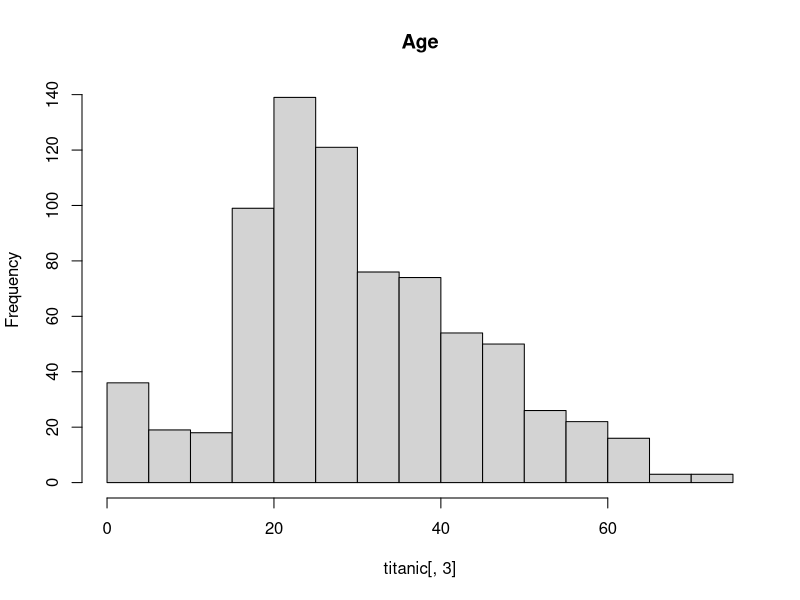

Source code (R): (Note: this script raises an error after producing the figure.)
titanic=read.table(file="titanic.txt",header=TRUE)
attach(titanic)
titanic

# a (Fatto)
titanic$Age = as.numeric(titanic$Age)
titanic$PClass = as.numeric(titanic$PClass)
hist(titanic[,3],main="Age")
hist(titanic[,2], main="PClass")

# number of individuals for combination of PClass and Gender
xtabs(~titanic$PClass+titanic$Sex, data=titanic)

# number of individuals for combination of Survived and Gender
xtabs(~titanic$Survived+titanic$Sex, data=titanic)

# number of individuals for combination of Survived and PClass 
xtabs(~titanic$Survived+titanic$PClass, data=titanic)

# percentage of saved for combination of PClass and Sex
tot = xtabs(titanic$Survived~titanic$PClass+titanic$Sex, data=titanic)
round(tot/xtabs(~titanic$PClass+titanic$Sex), 2)

summary(titanic)


#b (Fatto)
# titanic
# titanic$Survived
# titanic$Survived = factor(titanic$Survived)
# titanic$PClass = factor(titanic$PClass)
# titanic$Age = factor(titanic$Age)
titanic$Sex = as.numeric(titanic$Sex)
titanic$PClass = as.numeric(titanic$PClass)
titanic$Age = as.numeric(titanic$Age)
call <- glm(Survived~PClass+Age+Sex,family=binomial, data=titanic)
#call1 <- glm(Survived~PClass+Sex,family=binomial, data=titanic)
#anova(call1, call)
summary(call)
#anova(call)
# the estimated odds are calculated as reported by summary(call)


# c Mi manca "scegliere" modello e testarlo  su factors di PClass e Sex con Age == 53
call1_alternativa <- glm(Survived~Age*(PClass+Sex),family=binomial, data=titanic)
call1 <- glm(Survived~Age*PClass*Sex,family=binomial, data=titanic)

anova(call1, test="Chisq")
summary(call1)


# Capire perchè questo modello
# titanic$PClass = factor(titanic$PClass)
# titanic$Sex = factor(titanic$Sex)
titanic$Survived = factor(titanic$Survived)
titanic$PClass = factor(titanic$PClass)
titanic$Sex = factor(titanic$Sex)
titanic$Age = as.numeric(titanic$Age)
sur_glm_4= glm(Survived~PClass+Age*Sex,data=data,family=binomial)

newdata = data.frame(Age=53)
predict(model, newdata, type="response")
#probabilità
P(survival=1) = odds / (1+odds)


# No interaction between age pc class and sex, but interaction between pc class and sex

# titanic = titanic[titanic$Age==53.00,]
call2 <- glm(Survived~PClass+Age+Sex,family=binomial, data=titanic)
drop1(call2,test="Chisq")
summary(call2)
shortglm=glm(cbind(ncases,ncontrols)~age+age2+alc+tob,data=titanic,family=binomial)

# d Ripetere parte di Machine Learning

# e Fatto

#Chisquare for pclass + survived and fisher for sex + survived

chisq.test(titanic$PClass, titanic$Survived)
fisher.test(titanic$Sex, titanic$Survived)


#call <- glm(Survived~PClass+Age+Sex,family=binomial, data=titanic)
#call1 <- glm(Survived~Age+Sex,family=binomial, data=titanic)
#call2 <- glm(Survived~Age+PClass,family=binomial, data=titanic)
#call3 <- glm(Survived~Age,family=binomial, data=titanic)

#anova(call1, call)
#anova(call2, call)
#anova(call3, call)

#oppure

# f Da fare

